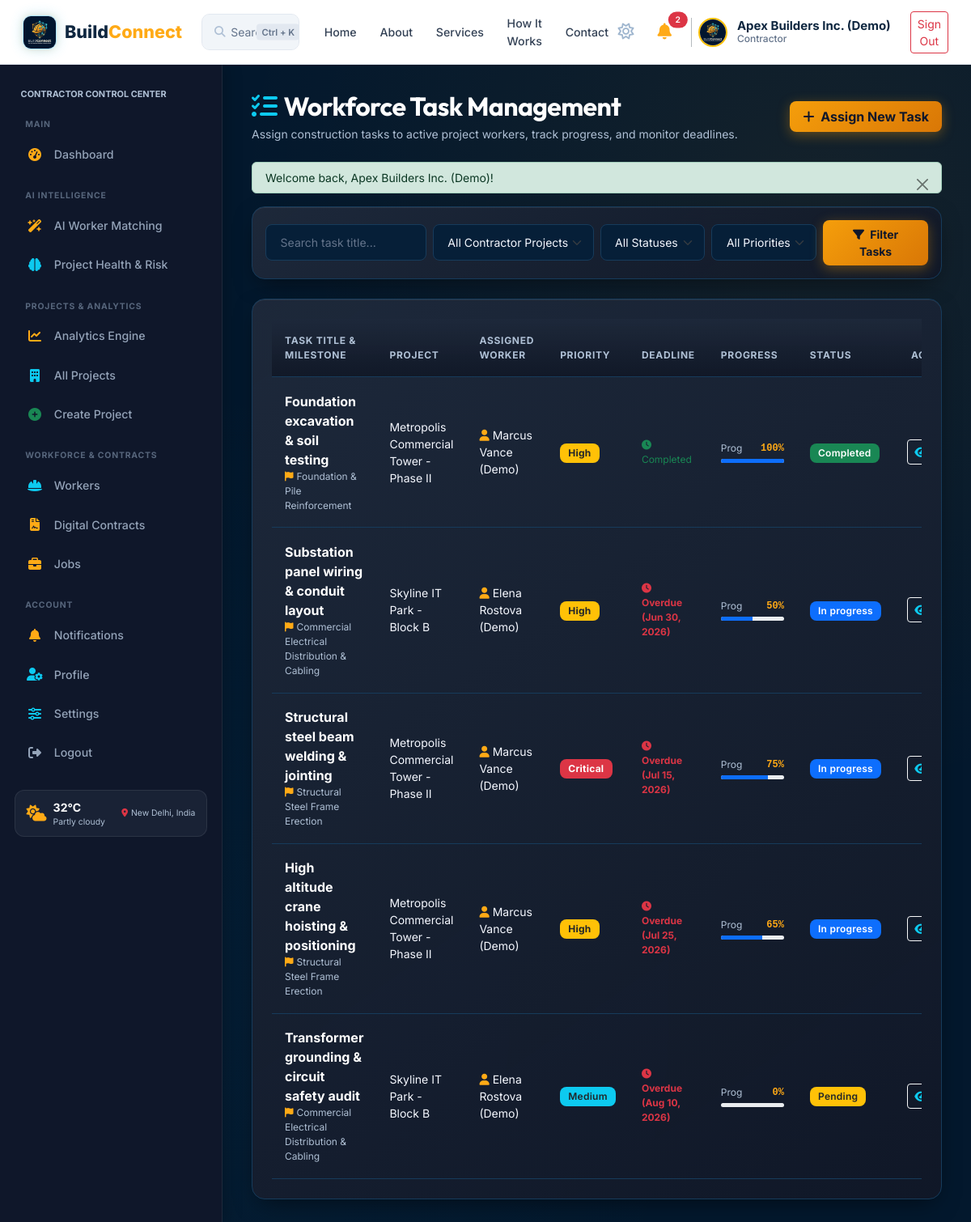
The page /contractor/tasks.php (signed in) on the database its author committed.
### tables this page shows
CREATE TABLE IF NOT EXISTS users (
    id INT AUTO_INCREMENT PRIMARY KEY,
    name VARCHAR(100) NOT NULL,
    email VARCHAR(150) UNIQUE NOT NULL,
    password VARCHAR(255) NOT NULL,
    role ENUM('admin', 'contractor', 'worker', 'client') NOT NULL,
    phone VARCHAR(30) DEFAULT NULL,
    avatar VARCHAR(255) DEFAULT 'default_avatar.png',
    status ENUM('active', 'inactive', 'suspended') DEFAULT 'active',
    created_at TIMESTAMP DEFAULT CURRENT_TIMESTAMP,
    updated_at TIMESTAMP DEFAULT CURRENT_TIMESTAMP ON UPDATE CURRENT_TIMESTAMP,
    INDEX idx_user_email (email),
    INDEX idx_user_role (role),
    INDEX idx_user_created (created_at)
);

CREATE TABLE IF NOT EXISTS tasks (
    id INT AUTO_INCREMENT PRIMARY KEY,
    project_id INT NOT NULL,
    milestone_id INT DEFAULT NULL,
    title VARCHAR(150) NOT NULL,
    description TEXT,
    assigned_to_worker_id INT DEFAULT NULL,
    priority ENUM('low', 'medium', 'high', 'urgent', 'critical') DEFAULT 'medium',
    status ENUM('pending', 'todo', 'in_progress', 'review', 'blocked', 'done', 'completed', 'cancelled') DEFAULT 'pending',
    progress_percent INT DEFAULT 0,
    start_date DATE DEFAULT NULL,
    due_date DATE DEFAULT NULL,
    completed_at DATETIME DEFAULT NULL,
    created_at TIMESTAMP DEFAULT CURRENT_TIMESTAMP,
    updated_at TIMESTAMP DEFAULT CURRENT_TIMESTAMP ON UPDATE CURRENT_TIMESTAMP,
    FOREIGN KEY (project_id) REFERENCES projects(id) ON DELETE CASCADE,
    FOREIGN KEY (assigned_to_worker_id) REFERENCES users(id) ON DELETE SET NULL,
    FOREIGN KEY (milestone_id) REFERENCES milestones(id) ON DELETE SET NULL,
    INDEX idx_task_status (status),
    INDEX idx_task_due (due_date)
);

CREATE TABLE IF NOT EXISTS milestones (
    id INT AUTO_INCREMENT PRIMARY KEY,
    project_id INT NOT NULL,
    title VARCHAR(150) NOT NULL,
    description TEXT,
    target_date DATE DEFAULT NULL,
    amount DECIMAL(10,2) DEFAULT 0.00,
    progress_percent INT DEFAULT 0,
    status ENUM('pending', 'in_progress', 'completed', 'delayed') DEFAULT 'pending',
    completed_at DATETIME DEFAULT NULL,
    created_at TIMESTAMP DEFAULT CURRENT_TIMESTAMP,
    updated_at TIMESTAMP DEFAULT CURRENT_TIMESTAMP ON UPDATE CURRENT_TIMESTAMP,
    FOREIGN KEY (project_id) REFERENCES projects(id) ON DELETE CASCADE,
    INDEX idx_milestone_status (status),
    INDEX idx_milestone_due (target_date)
);

CREATE TABLE IF NOT EXISTS projects (
    id INT AUTO_INCREMENT PRIMARY KEY,
    contractor_id INT NOT NULL,
    client_id INT DEFAULT NULL,
    title VARCHAR(150) NOT NULL,
    description TEXT,
    location VARCHAR(200) NOT NULL,
    address VARCHAR(255) DEFAULT NULL,
    city VARCHAR(100) DEFAULT 'Ahmedabad',
    state VARCHAR(100) DEFAULT 'Gujarat',
    postal_code VARCHAR(20) DEFAULT '380054',
    location_lat DECIMAL(10,7) DEFAULT 23.0225,
    location_lng DECIMAL(10,7) DEFAULT 72.5714,
    budget DECIMAL(12,2) NOT NULL,
    start_date DATE DEFAULT NULL,
    end_date DATE DEFAULT NULL,
    status ENUM('pending', 'planning', 'active', 'in_progress', 'on_hold', 'completed', 'cancelled') DEFAULT 'in_progress',
    progress_percent INT DEFAULT 0,
    qr_code_token VARCHAR(64) UNIQUE,
    created_at TIMESTAMP DEFAULT CURRENT_TIMESTAMP,
    updated_at TIMESTAMP DEFAULT CURRENT_TIMESTAMP ON UPDATE CURRENT_TIMESTAMP,
    FOREIGN KEY (contractor_id) REFERENCES users(id) ON DELETE CASCADE,
    FOREIGN KEY (client_id) REFERENCES users(id) ON DELETE SET NULL,
    INDEX idx_project_status (status),
    INDEX idx_project_city (city),
    INDEX idx_project_state (state),
    INDEX idx_project_coords (location_lat, location_lng),
    INDEX idx_project_created (created_at)
);

### contractor/tasks.php (the view, shortened to what the rows shown need)
<?php
require_once __DIR__ . '/../includes/auth.php';
require_once __DIR__ . '/../includes/header.php';
require_once __DIR__ . '/../includes/navbar.php';
$user = currentUser();
$db = getDB();
$contractor_id = (int)$user['id'];
$page = max(1, (int)($_GET['page'] ?? 1));
$per_page = 10;
$offset = ($page - 1) * $per_page;
$where_clauses = ["p.contractor_id = ?"];
$params = [$contractor_id];
$where_sql = implode(' AND ', $where_clauses);
$sql = "
    SELECT t.*, p.title as project_title, m.title as milestone_title,
           u.name as worker_name
    FROM tasks t
    JOIN projects p ON t.project_id = p.id
    LEFT JOIN milestones m ON t.milestone_id = m.id
    LEFT JOIN users u ON t.assigned_to_worker_id = u.id
    WHERE {$where_sql}
    ORDER BY t.due_date ASC, t.id DESC
    LIMIT {$per_page} OFFSET {$offset}
";
$stmt = $db->prepare($sql);
$stmt->execute($params);
$tasks = $stmt->fetchAll();
?>
<div class="bc-layout">
    <?php require_once __DIR__ . '/../includes/sidebar.php'; ?>
    <main class="bc-main-content">
        <div class="d-flex flex-wrap justify-content-between align-items-center gap-3 mb-4">
            <div>
                <h1 class="h2 fw-bold text-white mb-1">
                    <i class="fa-solid fa-list-check text-info me-2"></i>Workforce Task Management
                </h1>
            </div>
        </div>
        <div class="bc-card p-4">
            <?php if (empty($tasks)): ?>
                <div class="bc-empty-state py-5 text-center">
                    <i class="fa-solid fa-list-check fs-1 text-muted mb-3"></i>
                    <h3 class="h5 text-white fw-bold">No Tasks Found</h3>
                    <p class="text-muted small mb-4">No tasks match your search and filter criteria.</p>
                    <a href="<?= BASE_URL ?>/contractor/create-task.php" class="btn btn-amber btn-sm fw-bold">
                        <i class="fa-solid fa-plus me-1"></i> Assign First Task
                    </a>
                </div>
            <?php else: ?>
                <div class="table-responsive">
                    <table class="table table-custom align-middle mb-0">
                        <thead>
                            <tr>
                                <th>Task Title & Milestone</th>
                                <th>Project</th>
                                <th>Assigned Worker</th>
                                <th>Priority</th>
                                <th>Deadline</th>
                                <th>Progress</th>
                                <th>Status</th>
                                <th class="text-end">Actions</th>
                            </tr>
                        </thead>
                        <tbody>
                            <?php foreach ($tasks as $t): ?>
                                <?php $deadline = get_deadline_status($t['due_date'], $t['status']); ?>
                                <tr>
                                    <td>
                                        <a href="<?= BASE_URL ?>/contractor/task-details.php?id=<?= $t['id'] ?>" class="fw-bold text-white text-decoration-none hover-amber">
                                            <?= e($t['title']) ?>
                                        </a>
                                        <?php if (!empty($t['milestone_title'])): ?>
                                            <div class="extra-small text-muted"><i class="fa-solid fa-flag me-1 text-warning"></i><?= e($t['milestone_title']) ?></div>
                                        <?php endif; ?>
                                    </td>
                                    <td class="small text-info">
                                        <?= e($t['project_title']) ?>
                                    </td>
                                    <td class="small text-light">
                                        <?php if ($t['worker_name']): ?>
                                            <i class="fa-solid fa-user text-warning me-1"></i><?= e($t['worker_name']) ?>
                                        <?php else: ?>
                                            <span class="text-muted italic">Unassigned</span>
                                        <?php endif; ?>
                                    </td>
                                    <td>
                                        <span class="badge <?= get_priority_badge_class($t['priority']) ?>"><?= e(ucfirst($t['priority'])) ?></span>
                                    </td>
                                    <td>
                                        <div class="<?= $deadline['class'] ?> extra-small">
                                            <i class="fa-solid fa-clock me-1"></i><?= $deadline['label'] ?>
                                        </div>
                                    </td>
                                    <td style="min-width: 110px;">
                                        <div class="d-flex justify-content-between extra-small mb-1">
                                            <span class="text-muted">Prog</span>
                                            <span class="text-warning font-monospace fw-bold"><?= (int)$t['progress_percent'] ?>%</span>
                                        </div>
                                        <div class="progress" style="height: 5px;">
                                            <div class="progress-bar bg-amber" style="width: <?= (int)$t['progress_percent'] ?>%"></div>
                                        </div>
                                    </td>
                                    <td>
                                        <span class="badge <?= get_status_badge_class($t['status']) ?>"><?= e(ucfirst(str_replace('_', ' ', $t['status']))) ?></span>
                                    </td>
                                    <td class="text-end">
                                        <div class="btn-group btn-group-sm">
                                            <a href="<?= BASE_URL ?>/contractor/task-details.php?id=<?= $t['id'] ?>" class="btn btn-outline-light" title="View Details">
                                                <i class="fa-solid fa-eye text-info"></i>
                                            </a>
                                        </div>
                                    </td>
                                </tr>
                            <?php endforeach; ?>
                        </tbody>
                    </table>
                </div>
            <?php endif; ?>
        </div>
    </main>
</div>
<?php require_once __DIR__ . '/../includes/footer.php'; ?>

### includes/navbar.php (shortened to what the rows shown need)
<?php
$user = get_logged_user();
?>
<nav class="bc-navbar bc-navbar-modern d-flex align-items-center justify-content-between">
    <div class="d-flex align-items-center gap-3">
        <?php if ($user):
            $unread_count = get_unread_notification_count($user['id']);
            $user_role_label = ucfirst($user['role']);
            if ($user['role'] === 'admin') $user_role_label = 'Executive Admin';
            elseif ($user['role'] === 'client') $user_role_label = 'Client';
            elseif ($user['role'] === 'worker') $user_role_label = 'Worker';
            elseif ($user['role'] === 'contractor') $user_role_label = 'Contractor';
            $user_avatar = (!empty($user['avatar']) && file_exists(__DIR__ . '/../assets/images/' . $user['avatar'])) ? $user['avatar'] : 'logo.png';
        ?>
            <button class="btn btn-sm btn-link text-slate-400 p-1 text-decoration-none d-none d-sm-inline-block" type="button" title="Toggle Light/Dark Theme">
                <i class="fa-regular fa-sun fs-5" style="color: #9FB6CF;"></i>
            </button>
            <div class="dropdown">
                <button class="btn btn-outline-secondary btn-sm position-relative text-light border-0" type="button" id="notifDropdown" data-bs-toggle="dropdown" aria-expanded="false">
                    <i class="fa-solid fa-bell text-warning fs-5" style="color: #FFAA16 !important;"></i>
                    <?php if ($unread_count > 0): ?>
                        <span class="position-absolute top-0 start-100 translate-middle badge rounded-pill bg-danger" style="font-size: 0.65rem;">
                            <?= $unread_count ?>
                        </span>
                    <?php endif; ?>
                </button>
            </div>
            <div class="d-flex align-items-center gap-2 ps-2 border-start border-secondary border-opacity-50">
                <img src="<?= BASE_URL ?>/assets/images/<?= sanitize($user_avatar) ?>" alt="Avatar" class="rounded-circle border border-2 border-warning" style="width: 36px; height: 36px; object-fit: cover;">
                <div class="profile-info text-start d-flex flex-column justify-content-center ms-1 me-1" style="line-height: 1.2; min-width: 130px; flex-shrink: 0; display: flex !important; visibility: visible !important; opacity: 1 !important;">
                    <div class="fw-bold profile-name bc-user-name" style="color: #0F2740 !important; font-weight: 700 !important; font-size: 15px !important; opacity: 1 !important; visibility: visible !important; display: block !important; white-space: nowrap;"><?= sanitize($user['name'] ?? 'User') ?></div>
                    <div class="extra-small profile-role bc-user-role" style="color: #64748B !important; font-size: 12px !important; font-weight: 500 !important; opacity: 1 !important; visibility: visible !important; display: block !important; white-space: nowrap;"><?= sanitize($user_role_label) ?></div>
                </div>
            </div>
            <a href="<?= BASE_URL ?>/logout.php" class="btn btn-outline-danger btn-sm ms-1">Sign Out</a>
        <?php endif; ?>
    </div>
</nav>

### includes/sidebar.php (shortened to what the rows shown need)
<?php
$user = get_logged_user();
$is_worker = ($user && isset($user['role']) && $user['role'] === ROLE_WORKER);
$is_admin  = ($user && isset($user['role']) && $user['role'] === ROLE_ADMIN);
$is_client = ($user && isset($user['role']) && $user['role'] === ROLE_CLIENT);
$is_contractor = ($user && isset($user['role']) && $user['role'] === ROLE_CONTRACTOR);
$sidebar_class = 'bc-sidebar';
$sidebar_id = '';
if ($is_worker) {
    $sidebar_class .= ' bc-sidebar-worker';
    $sidebar_id = 'id="bc-worker-sidebar"';
} elseif ($is_admin) {
    $sidebar_class .= ' bc-sidebar-admin';
    $sidebar_id = 'id="bc-admin-sidebar"';
} elseif ($is_client) {
    $sidebar_class .= ' bc-sidebar-client';
    $sidebar_id = 'id="bc-client-sidebar"';
} elseif ($is_contractor) {
    $sidebar_class .= ' bc-sidebar-contractor';
    $sidebar_id = 'id="bc-contractor-sidebar"';
}
?>
<aside class="<?= $sidebar_class ?>" <?= $sidebar_id ?>>
    <div class="px-2 mb-3">
        <div class="text-uppercase text-muted extra-small fw-bold tracking-wider" style="font-size: 0.68rem; color: var(--bc-text-secondary) !important;">
            <?= $user ? sanitize(strtoupper($user['role'])) . ' CONTROL CENTER' : 'NAVIGATION' ?>
        </div>
    </div>
</aside>

### rows shown on the page
users: id "2", name "Apex Builders Inc. (Demo)", role "Contractor", role "CONTRACTOR"
tasks: title "Foundation excavation & soil testing", milestone.title "Foundation & Pile Reinforcement", project.title "Metropolis Commercial Tower - Phase II", assigned_to_worker.name "Marcus Vance (Demo)", priority "High", due_date+status "Completed", progress_percent "100", status "Completed"
tasks: title "Substation panel wiring & conduit layout", milestone.title "Commercial Electrical Distribution & Cabling", project.title "Skyline IT Park - Block B", assigned_to_worker.name "Elena Rostova (Demo)", priority "High", due_date+status "Overdue (Jun 30, 2026)", progress_percent "50", status "In progress"
tasks: title "Structural steel beam welding & jointing", milestone.title "Structural Steel Frame Erection", project.title "Metropolis Commercial Tower - Phase II", assigned_to_worker.name "Marcus Vance (Demo)", priority "Critical", due_date+status "Overdue (Jul 15, 2026)", progress_percent "75", status "In progress"
tasks: title "High altitude crane hoisting & positioning", milestone.title "Structural Steel Frame Erection", project.title "Metropolis Commercial Tower - Phase II", assigned_to_worker.name "Marcus Vance (Demo)", priority "High", due_date+status "Overdue (Jul 25, 2026)", progress_percent "65", status "In progress"
tasks: title "Transformer grounding & circuit safety audit", milestone.title "Commercial Electrical Distribution & Cabling", project.title "Skyline IT Park - Block B", assigned_to_worker.name "Elena Rostova (Demo)", priority "Medium", due_date+status "Overdue (Aug 10, 2026)", progress_percent "0", status "Pending"

### other values the page prints
$flash['message'] "Welcome back, Apex Builders Inc. (Demo)!"
